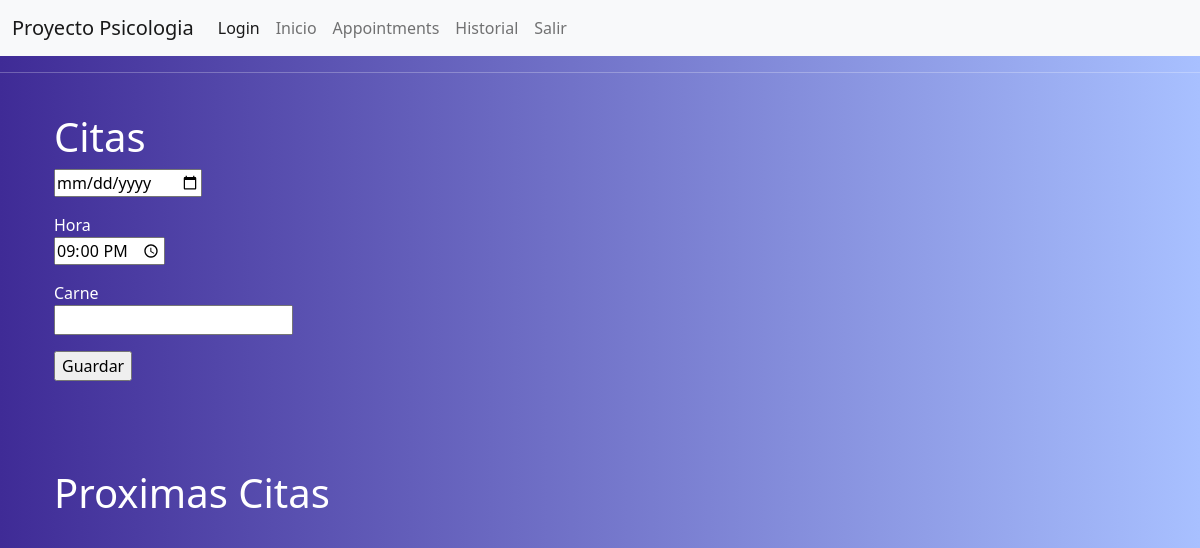
Before: /appointments (signed in) with the older database file.
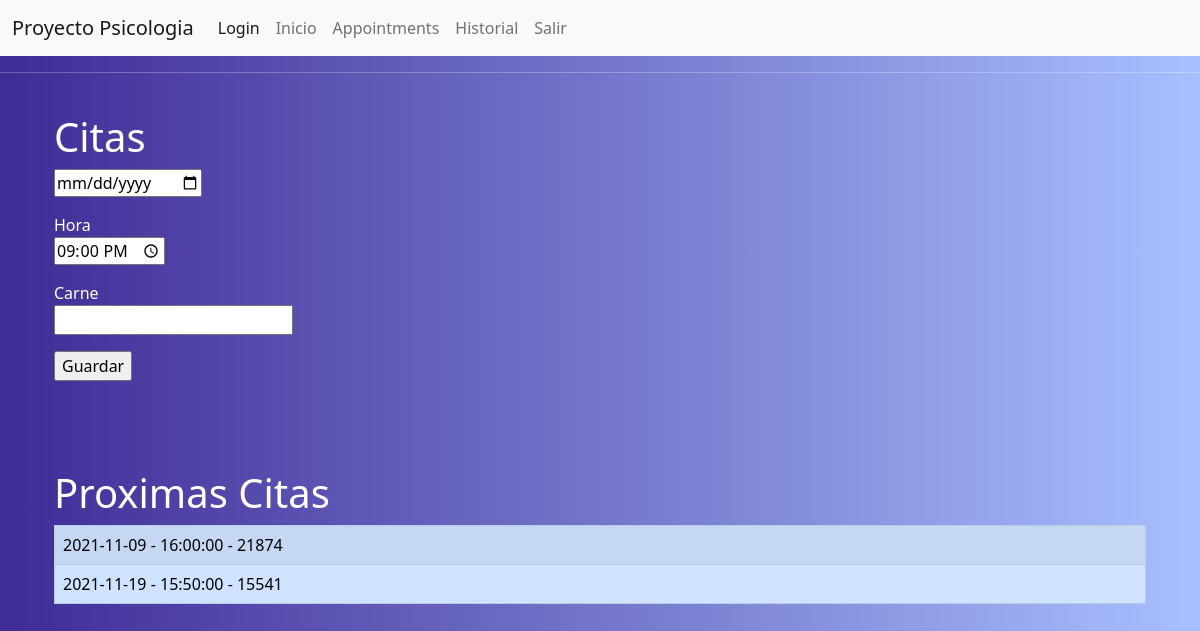
After: the same page with the newer database file.
### app/models.py (models this page shows, shortened)
class Cita(db.Model):
    id = db.Column(db.Integer, primary_key=True)
    fecha = db.Column(db.Date)
    hora = db.Column(db.Time, index=True)
    carne = db.Column(db.Integer, db.ForeignKey('estudiante.carne'))

### app/routes.py (the view)
@app.route('/appointments', methods=['GET', 'POST'])
@login_required
def calendario():
    form = EnteringDatesData()
    if form.validate_on_submit():
        cita = Cita(fecha = form.fecha.data, carne = form.carne.data, hora = form.hora.data)
        db.session.add(cita)
        db.session.commit()
        flash('¡Cita agendada con exito!')
        return redirect("/appointments")
    citas = Cita.query.order_by(Cita.fecha)
    return render_template('appointments.html', title='Citas', form =form, citas = citas)

### app/forms.py
class EnteringDatesData(FlaskForm):
    fecha = DateField('Fecha',validators=[DataRequired()], format='%Y-%m-%d')
    hora = TimeField('Hora', validators=[DataRequired()], format='%H:%M', default=datetime.now())
    carne = IntegerField('Carne', validators=[DataRequired()])
    submit = SubmitField('Guardar')

### app/models.py (called while the page is built)
@login.user_loader
def load_user(id):
    return User.query.get(int(id))

### app/templates/appointments.html (shortened to what this page needs)
{% extends "base.html" %}
{% block content %}
    <h1>Citas</h1>
    <form action="" method="post" novalidate>
        <p>
            {{form.fecha (class= "datepicker")}}
        </p>
        <p>
            {{ form.hora.label }}<br>
            {{ form.hora(size=32) }}<br>
        </p>
        <p>
            {{ form.carne.label }}<br>
            {{ form.carne(size=32) }}<br>
        </p>
        <p>{{form.submit() }}</p>
    </form>
    <br><br><br>
    <h1>Proximas Citas</h1>
    <table class="table table-striped table-hover table-bordered table-primary">
    {% for cita in citas %}
    <tr>
        <td>{{ cita.fecha }} - {{ cita.hora }} - {{ cita.carne }}</td>
    </tr>
    {% endfor %}
    </table>
{% endblock %}

Changed rows visible on the page:
added Cita: fecha "2021-11-09", hora "16:00:00", carne "21874"
added Cita: fecha "2021-11-19", hora "15:50:00", carne "15541"
